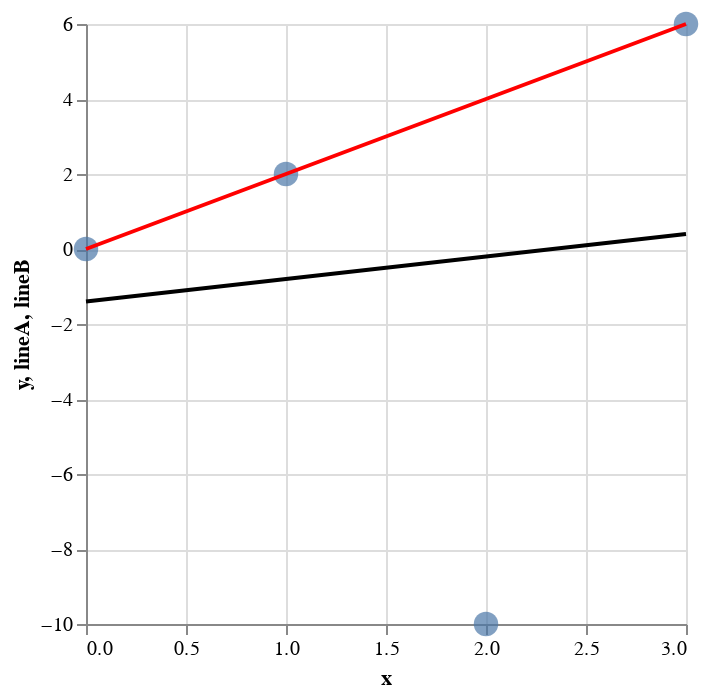

This figure's notebook cell:
### Markdown cell above
Now, let's see these three charts all together:

### Code cell
c1 + c2 + c3

### Figure 1 — Vega-Lite specification as saved in the notebook (floating-point values rounded to 4 significant figures)
{"config": {"view": {"continuousWidth": 300, "continuousHeight": 300}}, "layer": [{"mark": {"type": "circle", "size": 150}, "encoding": {"x": {"field": "x", "type": "quantitative"}, "y": {"field": "y", "type": "quantitative"}}}, {"mark": {"type": "line", "color": "red"}, "encoding": {"x": {"field": "x", "type": "quantitative"}, "y": {"field": "lineA", "type": "quantitative"}}}, {"mark": {"type": "line", "color": "black"}, "encoding": {"x": {"field": "x", "type": "quantitative"}, "y": {"field": "lineB", "type": "quantitative"}}}], "data": {"name": "data-e85beb7529ff9a23a83e49d3894e7618"}, "$schema": "https://vega.github.io/schema/vega-lite/v5.8.0.json", "datasets": {"data-e85beb7529ff9a23a83e49d3894e7618": [{"x": 0, "y": 0, "lineA": 0, "lineB": -1.4}, {"x": 1, "y": 2, "lineA": 2, "lineB": -0.8}, {"x": 2, "y": -10, "lineA": 4, "lineB": -0.2}, {"x": 3, "y": 6, "lineA": 6, "lineB": 0.4}]}}
